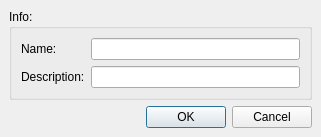
<ui version="4.0" >
 <class>tcMarketInfoDialog</class>
 <widget class="QDialog" name="tcMarketInfoDialog" >
  <property name="geometry" >
   <rect>
    <x>0</x>
    <y>0</y>
    <width>321</width>
    <height>128</height>
   </rect>
  </property>
  <property name="windowTitle" >
   <string>Market Info...</string>
  </property>
  <layout class="QVBoxLayout" >
   <property name="margin" >
    <number>9</number>
   </property>
   <property name="spacing" >
    <number>6</number>
   </property>
   <item>
    <widget class="QGroupBox" name="gbx1" >
     <property name="title" >
      <string>Info:</string>
     </property>
     <layout class="QGridLayout" >
      <property name="margin" >
       <number>9</number>
      </property>
      <property name="spacing" >
       <number>6</number>
      </property>
      <item row="0" column="1" >
       <widget class="QLineEdit" name="edt1" />
      </item>
      <item row="1" column="0" >
       <widget class="QLabel" name="lbl2" >
        <property name="text" >
         <string>Description:</string>
        </property>
       </widget>
      </item>
      <item row="0" column="0" >
       <widget class="QLabel" name="lbl1" >
        <property name="text" >
         <string>Name:</string>
        </property>
       </widget>
      </item>
      <item row="1" column="1" >
       <widget class="QLineEdit" name="edt2" />
      </item>
     </layout>
    </widget>
   </item>
   <item>
    <widget class="QDialogButtonBox" name="buttonBox" >
     <property name="orientation" >
      <enum>Qt::Horizontal</enum>
     </property>
     <property name="standardButtons" >
      <set>QDialogButtonBox::Cancel|QDialogButtonBox::NoButton|QDialogButtonBox::Ok</set>
     </property>
    </widget>
   </item>
  </layout>
 </widget>
 <resources/>
 <connections>
  <connection>
   <sender>buttonBox</sender>
   <signal>accepted()</signal>
   <receiver>tcMarketInfoDialog</receiver>
   <slot>accept()</slot>
   <hints>
    <hint type="sourcelabel" >
     <x>248</x>
     <y>254</y>
    </hint>
    <hint type="destinationlabel" >
     <x>157</x>
     <y>274</y>
    </hint>
   </hints>
  </connection>
  <connection>
   <sender>buttonBox</sender>
   <signal>rejected()</signal>
   <receiver>tcMarketInfoDialog</receiver>
   <slot>reject()</slot>
   <hints>
    <hint type="sourcelabel" >
     <x>316</x>
     <y>260</y>
    </hint>
    <hint type="destinationlabel" >
     <x>286</x>
     <y>274</y>
    </hint>
   </hints>
  </connection>
 </connections>
</ui>
